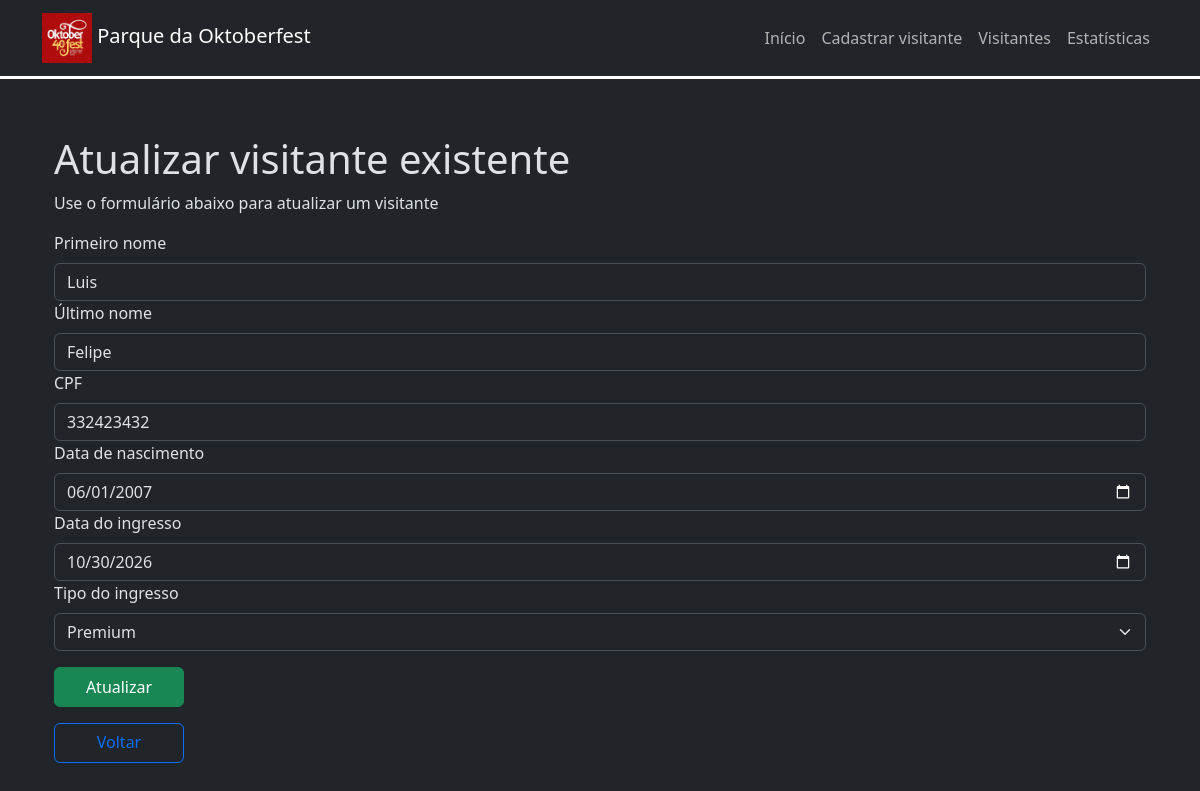
The app's page /visitors/update/1/ with its own data.
### app/models.py (models this page shows, shortened)
class Visitor(models.Model):
    first_name = models.CharField(max_length=100)
    last_name = models.CharField(max_length=100)
    cpf = models.CharField(max_length=11)
    birth_date = models.DateField()
    ticket_date = models.DateField()
    ticket_type = models.IntegerField(choices=TicketType.choices)
    ticket_number = models.CharField(255)

### app/views.py (the view, shortened to what this page needs)
# urls.py: path('visitors/update/<int:id>/', views.update_visitor, name='update_visitor'),
def update_visitor(request, id):
    visitor = Visitor.objects.get(pk=id)
    response = {
        'visitor': visitor
    }
    return render(request, 'update-visitor.html', response)

### app/templates/update-visitor.html (shortened to what this page needs)
{% extends 'base.html' %}
{% block content %}
    <div class="container-fluid pt-5">
        <h1>Atualizar visitante existente</h1>
        <p>Use o formulário abaixo para atualizar um visitante</p>
        <form action="./" method="post">
            <label for="first_name" class="form-label">Primeiro nome</label>
            <input type="text" class="form-control" id="first_name" name="first_name" value="{{ visitor.first_name }}">
            <label for="last_name" class="form-label">Último nome</label>
            <input type="text" class="form-control" id="last_name" name="last_name" value="{{ visitor.last_name }}">
            <label for="cpf" class="form-label">CPF</label>
            <input type="text" class="form-control" id="cpf" name="cpf" value="{{ visitor.cpf }}">
            <label for="birth_date" class="form-label">Data de nascimento</label>
            <input type="date" class="form-control" id="birth_date" name="birth_date" value="{{ visitor.birth_date|date:'Y-m-d' }}">
            <label for="ticket_date" class="form-label">Data do ingresso</label>
            <input type="date" class="form-control" id="ticket_date" name="ticket_date" value="{{ visitor.ticket_date|date:'Y-m-d' }}">
            <label for="ticket_type" class="form-label">Tipo do ingresso</label>
            <select name="ticket_type" id="ticket_type" class="form-select">
                <option value="3" {% if visitor.ticket_type == 3 %} selected {% endif %}>Premium</option>
            </select>
            <input type="submit" value="Atualizar" class="btn btn-success mt-3 btn-custom">
        </form>
        <a href="../../" class="btn btn-outline-primary mt-3 btn-custom">Voltar</a>
    </div>
{% endblock %}

### app/static/visitors/css/style.css (style rules this page uses)
.btn-custom { width: 130px; height: 40px; }

### records on screen
Visitor: first_name "Luis", last_name "Felipe", cpf "332423432", birth_date "06/01/2007", ticket_date "10/30/2026", ticket_type "Premium"
